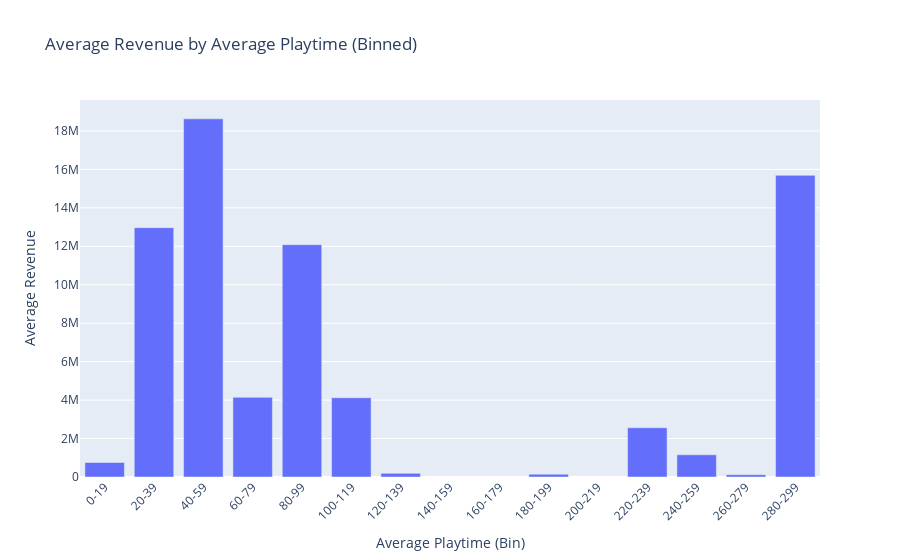

The code cell stored with this chart in its notebook:
### Code cell
#bar chart for avgPlatime vs. revenue
bins = range(0, int(df['avg_playtime'].max()) + 10, 20)
labels = [f'{i}-{i+19}' for i in bins[:-1]]
df['playtime_bin'] = pd.cut(df['avg_playtime'], bins=bins, labels=labels, right=False)
grouped_df = df.groupby('playtime_bin')['revenue'].mean().reset_index()

fig3 = px.bar(grouped_df, x='playtime_bin', y='revenue', title='Average Revenue by Average Playtime (Binned)',
            labels={'playtime_bin': 'Average Playtime (Bin)', 'revenue': 'Average Revenue'})
fig3.update_layout(xaxis_tickangle=-45)
fig3.show()
# pyo.plot(fig3, filename='archive/avg_playtime_vs_revenue_bar_plotly.html')

### Figure 1 — Plotly figure (JSON) as saved in the notebook; plotly's stock layout.template omitted (floating-point values rounded to 4 significant figures)
{"data": [{"hovertemplate": "Average Playtime (Bin)=%{x}<br>Average Revenue=%{y}<extra></extra>", "legendgroup": "", "marker": {"color": "#636efa", "pattern": {"shape": ""}}, "name": "", "orientation": "v", "showlegend": false, "textposition": "auto", "type": "bar", "x": ["0-19", "20-39", "40-59", "60-79", "80-99", "100-119", "120-139", "140-159", "160-179", "180-199", "200-219", "220-239", "240-259", "260-279", "280-299"], "xaxis": "x", "y": [753500.0, 12970000.0, 18630000.0, 4143000.0, 12080000.0, 4121000.0, 190000.0, NaN, NaN, 146100.0, NaN, 2563000.0, 1154000.0, 120600.0, 15690000.0], "yaxis": "y"}], "layout": {"barmode": "relative", "legend": {"tracegroupgap": 0}, "title": {"text": "Average Revenue by Average Playtime (Binned)"}, "xaxis": {"anchor": "y", "domain": [0, 1], "tickangle": -45, "title": {"text": "Average Playtime (Bin)"}}, "yaxis": {"anchor": "x", "domain": [0, 1], "title": {"text": "Average Revenue"}}}}
